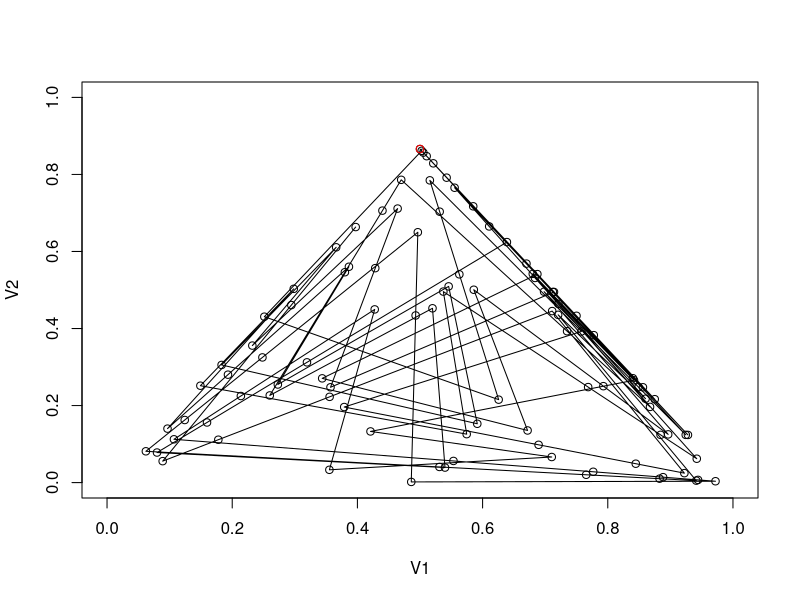

Reproduce this figure in R.
# Iterative Function System Fractal Algorithms in R.
Transforma2d<-function(a,b,c,d,e,f){
  #Define a 2-d affine transform.
  mat=matrix(c(a,b,c,d),nrow=2,ncol=2,byrow=T)
  translation=c(e,f)
  return(list(A=mat,b=translation))
}
weights=c(1/3,1/3,1/3)
initialPoint=c(1/2,sqrt(3)/2)
df=as.data.frame(matrix(NA,nrow=1,ncol=2))
df[1,]=initialPoint
thinning=1000
counter=2
for(i in 1:100000){
  chooser=rmultinom(n=1,size=1,prob=weights)
  whichTransform<-which(chooser[,1]==1)
  if(whichTransform==1){
    functional<-Transforma2d(.5,0,0,.5,0,0)    
  }
  if(whichTransform==2){
    functional<-Transforma2d(.5,0,0,.5,0.5,0)       
  }
  if(whichTransform==3){
    functional<-Transforma2d(.5,0,0,.5,1/4,sqrt(3)/4)    
  }
  #print(as.numeric(df[i-1,]))
  nextPoint=functional$A%*%as.numeric(df[counter-1,])+as.numeric(functional$b)
  if(i%%thinning==0){
    df[counter,]=nextPoint
    counter=counter+1
  }
}
par(mfrow=c(1,1))
plot(df,type='o',xlim=c(0,1),ylim=c(0,1))
points(initialPoint[1],initialPoint[2],col='red')
filenam=paste("tmp.csv", sep="")
write.csv(df,filenam)